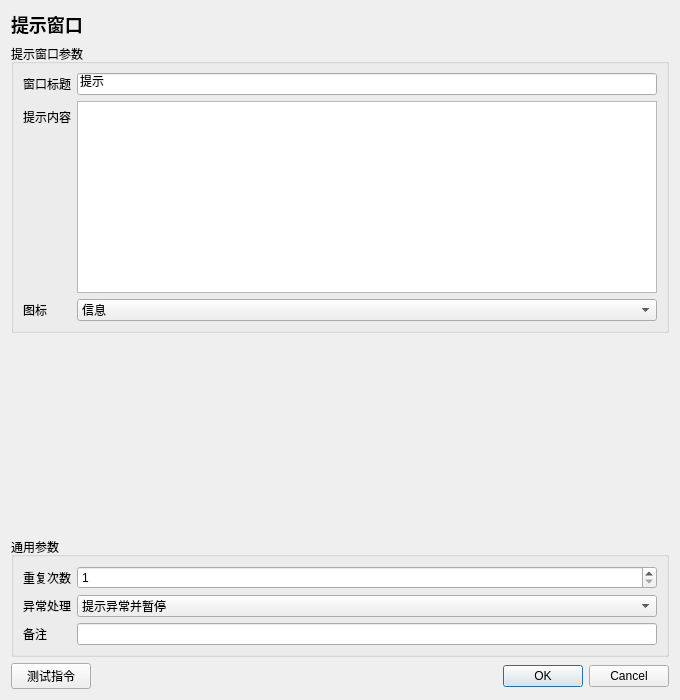
<?xml version="1.0" encoding="UTF-8"?>
<ui version="4.0"><class>InstructionEditor</class><widget class="QDialog" name="InstructionEditor">
<property name="geometry"><rect><x>0</x><y>0</y><width>680</width><height>700</height></rect></property><property name="minimumSize"><size><width>560</width><height>480</height></size></property><property name="windowTitle"><string>提示窗口</string></property>
<layout class="QVBoxLayout" name="rootLayout">
<item><widget class="QLabel" name="titleLabel"><property name="text"><string>提示窗口</string></property><property name="styleSheet"><string>font-size: 18px; font-weight: 600;</string></property></widget></item>
<item><widget class="QGroupBox" name="parameterGroupBox"><property name="title"><string>提示窗口参数</string></property><layout class="QFormLayout" name="parameterFormLayout"><item row="0" column="0"><widget class="QLabel" name="parameterLabel_0"><property name="text"><string>窗口标题</string></property></widget></item><item row="0" column="1"><widget class="QLineEdit" name="parameter_0"><property name="text"><string>提示</string></property></widget></item>
<item row="1" column="0"><widget class="QLabel" name="parameterLabel_1"><property name="text"><string>提示内容</string></property></widget></item><item row="1" column="1"><widget class="QPlainTextEdit" name="parameter_1"><property name="minimumSize"><size><width>0</width><height>80</height></size></property><property name="plainText"><string></string></property></widget></item>
<item row="2" column="0"><widget class="QLabel" name="parameterLabel_2"><property name="text"><string>图标</string></property></widget></item><item row="2" column="1"><widget class="QComboBox" name="parameter_2"><item><property name="text"><string>无</string></property></item><item><property name="text"><string>信息</string></property></item><item><property name="text"><string>警告</string></property></item><item><property name="text"><string>错误</string></property></item><item><property name="text"><string>询问</string></property></item><property name="currentIndex"><number>1</number></property></widget></item></layout></widget></item>
<item><spacer name="verticalSpacer"><property name="orientation"><enum>Qt::Vertical</enum></property><property name="sizeHint" stdset="0"><size><width>20</width><height>20</height></size></property></spacer></item>
<item><widget class="QGroupBox" name="commonGroupBox"><property name="title"><string>通用参数</string></property><layout class="QFormLayout" name="commonFormLayout">
<item row="0" column="0"><widget class="QLabel" name="repeatLabel"><property name="text"><string>重复次数</string></property></widget></item><item row="0" column="1"><widget class="QSpinBox" name="repeatSpinBox"><property name="minimum"><number>1</number></property><property name="maximum"><number>999999</number></property><property name="value"><number>1</number></property></widget></item>
<item row="1" column="0"><widget class="QLabel" name="errorPolicyLabel"><property name="text"><string>异常处理</string></property></widget></item><item row="1" column="1"><widget class="QComboBox" name="errorPolicyComboBox"><item><property name="text"><string>自动跳过</string></property></item><item><property name="text"><string>提示异常并暂停</string></property></item><item><property name="text"><string>提示异常并停止</string></property></item><property name="currentIndex"><number>1</number></property></widget></item>
<item row="2" column="0"><widget class="QLabel" name="noteLabel"><property name="text"><string>备注</string></property></widget></item><item row="2" column="1"><widget class="QLineEdit" name="noteEdit"/></item>
</layout></widget></item>
<item><layout class="QHBoxLayout" name="footerLayout"><item><widget class="QPushButton" name="testButton"><property name="text"><string>测试指令</string></property></widget></item><item><spacer name="footerSpacer"><property name="orientation"><enum>Qt::Horizontal</enum></property><property name="sizeHint" stdset="0"><size><width>40</width><height>20</height></size></property></spacer></item><item><widget class="QDialogButtonBox" name="buttonBox"><property name="standardButtons"><set>QDialogButtonBox::Cancel|QDialogButtonBox::Ok</set></property></widget></item></layout></item>
</layout></widget><resources/><connections/></ui>
